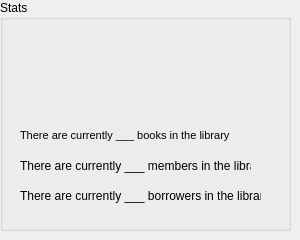
      <widget class="QWidget" name="stats">
       <widget class="QGroupBox" name="groupBox_3">
        <property name="geometry">
         <rect>
          <x>0</x>
          <y>0</y>
          <width>291</width>
          <height>231</height>
         </rect>
        </property>
        <property name="title">
         <string>Stats</string>
        </property>
        <widget class="QLabel" name="stats_totalBooks">
         <property name="geometry">
          <rect>
           <x>20</x>
           <y>120</y>
           <width>211</width>
           <height>31</height>
          </rect>
         </property>
         <property name="font">
          <font>
           <pointsize>8</pointsize>
           <weight>50</weight>
           <bold>false</bold>
          </font>
         </property>
         <property name="text">
          <string>There are currently ___ books in the library</string>
         </property>
        </widget>
        <widget class="QLabel" name="stats_totalBorrowers">
         <property name="geometry">
          <rect>
           <x>20</x>
           <y>180</y>
           <width>241</width>
           <height>31</height>
          </rect>
         </property>
         <property name="font">
          <font>
           <weight>50</weight>
           <bold>false</bold>
          </font>
         </property>
         <property name="text">
          <string>There are currently ___ borrowers in the library</string>
         </property>
        </widget>
        <widget class="QLabel" name="stats_totalMembers">
         <property name="geometry">
          <rect>
           <x>20</x>
           <y>150</y>
           <width>231</width>
           <height>31</height>
          </rect>
         </property>
         <property name="font">
          <font>
           <weight>50</weight>
           <bold>false</bold>
          </font>
         </property>
         <property name="text">
          <string>There are currently ___ members in the library</string>
         </property>
        </widget>
        <widget class="QLabel" name="label_8">
         <property name="geometry">
          <rect>
           <x>30</x>
           <y>40</y>
           <width>211</width>
           <height>61</height>
          </rect>
         </property>
         <property name="text">
          <string/>
         </property>
         <property name="pixmap">
          <pixmap>statxss.jpg</pixmap>
         </property>
        </widget>
       </widget>
      </widget>
